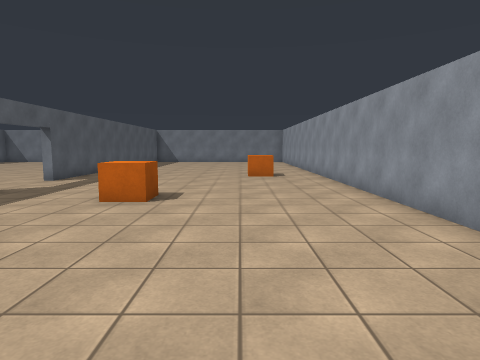
view 1 (above)

21 first-person views from a walk through a 3-D level made in the Unity game engine. The camera is 1.4 m above the floor, tilts 6° down and sees 75° across. The floor is counted in squares, 1 m on a side. Each view is taken from the middle of a square. On the plan, view 1 faces up. The plan holds only what a view shows up to about 14 squares ahead; the rest is blank. Surface patterns are stand-ins for the level's own textures.

view 2
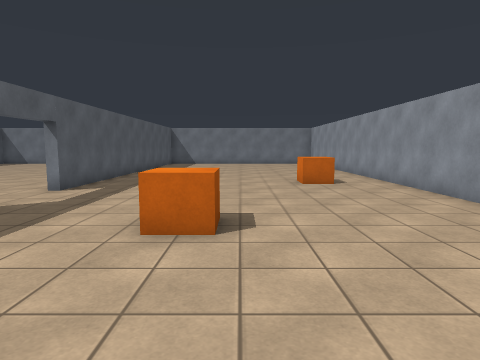

view 3
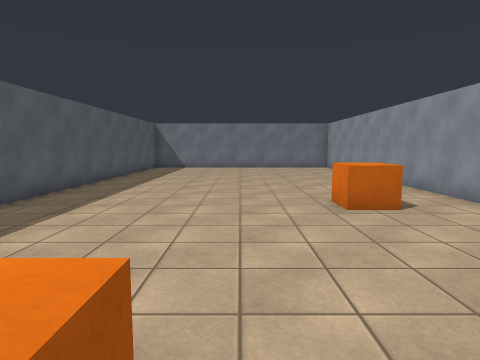

view 4
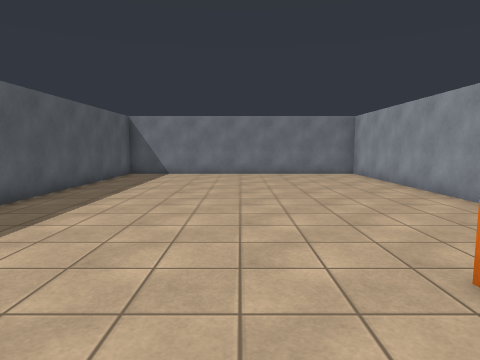

view 5
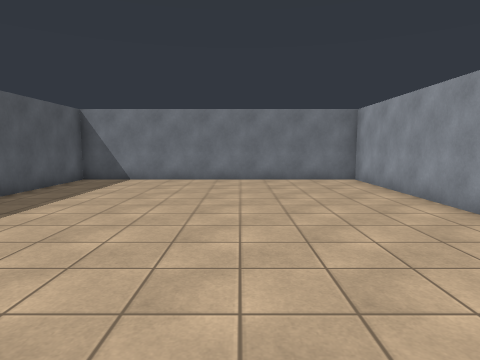

view 6
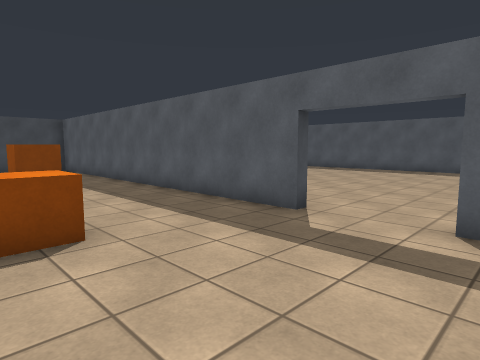

view 7
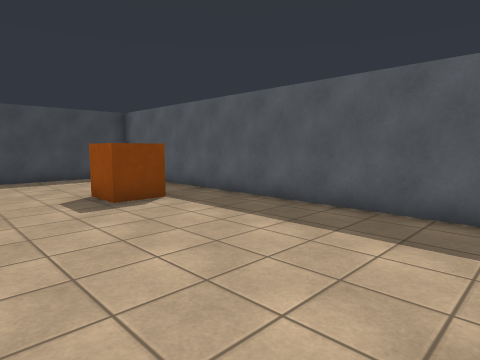

view 8
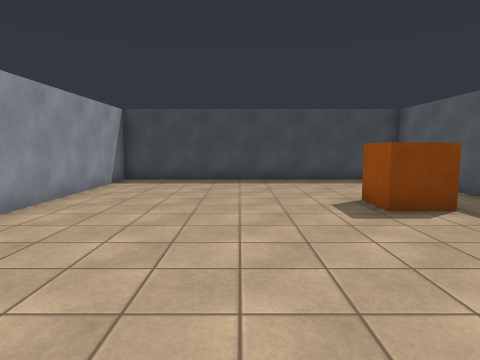

view 9
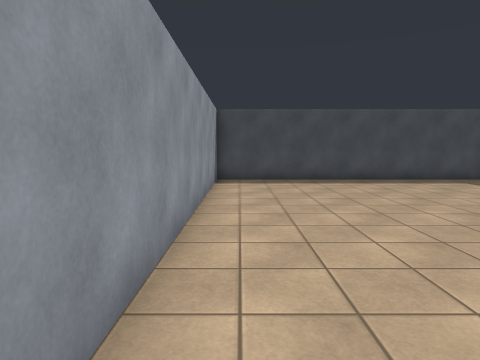

view 10
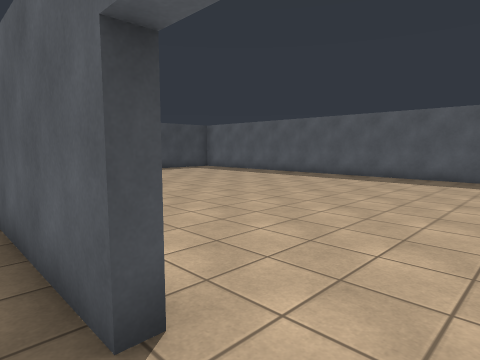

view 11
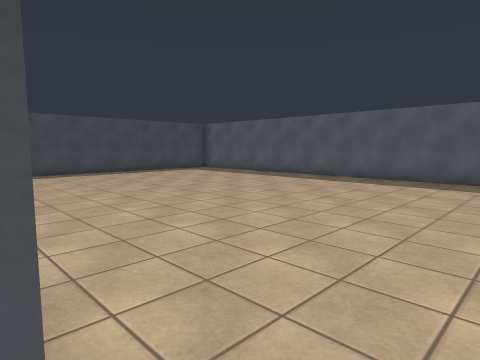

view 12
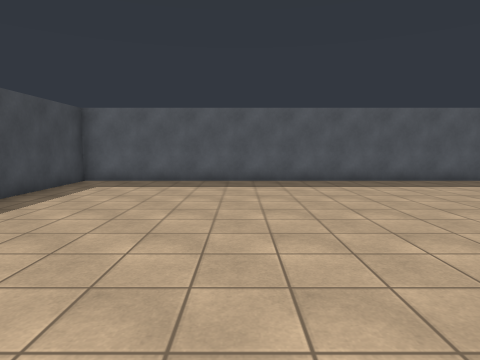

view 13
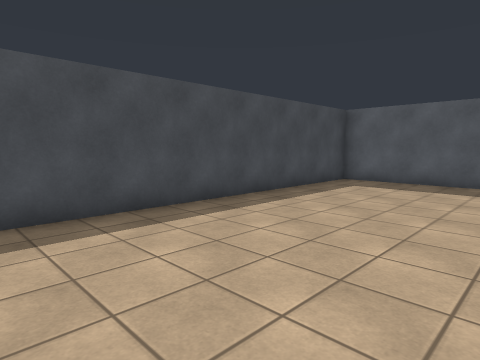

view 14
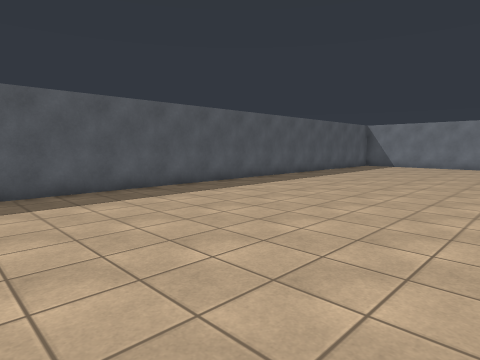

view 15
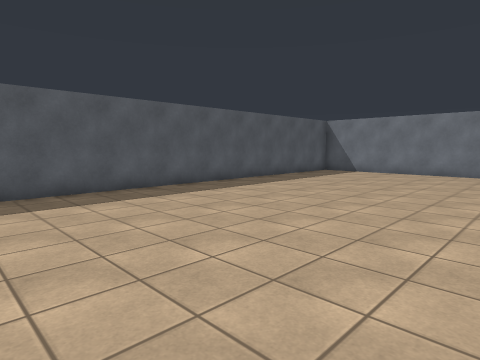

view 16
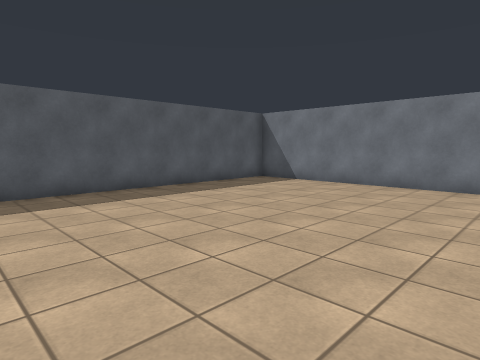

view 17
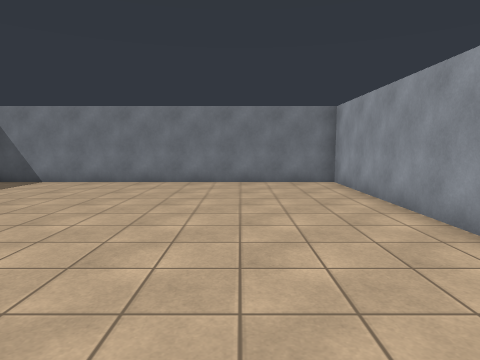

view 18
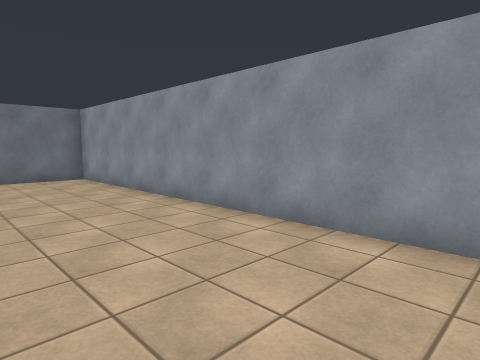

view 19
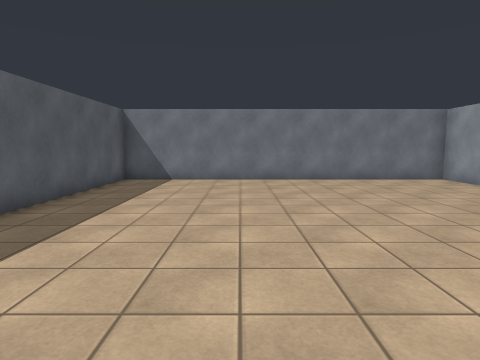

view 20
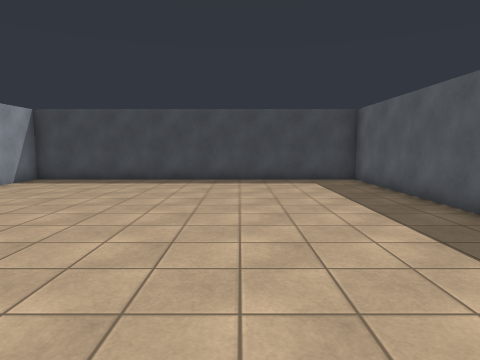

view 21
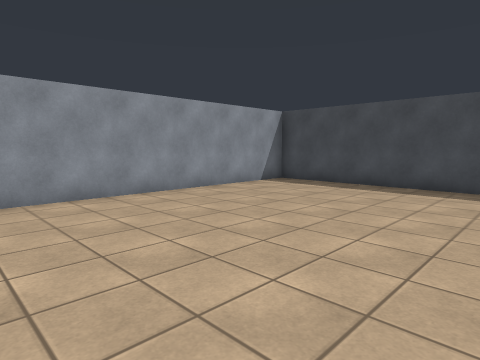

### Floor plan
Points are (right, up) in squares from view 1. A wall is a line through its corners. A room is listed if a view was taken in it or the views show most of it. See-through windows are left out.
Room 1 (views 1, 2, 3, 4, 5, 6, 7, 8, 9, 10, 11)
walls: (-8.2, 10) (-7.8, 10) (-7.8, -6.5) (4, -6.5) (4, 29.5) (-7.8, 29.5) (-7.8, 13) (-8.2, 13)
ways out: opening at (-8, 12) to room 2
objects: other object (-6, -1) to (-4, 0); other object (-3, 8) to (-3, 9); other object (1, 15) to (1, 16)
Room 2 (views 12, 13, 14, 15, 16, 17, 18, 19, 20, 21)
walls: (-8.2, 15.5) (-8.2, 29.5) (-22, 29.5) (-22, -6.5) (-8.2, -6.5) (-8.2, 4)
ways out: opening at (-8, 12) to room 1

Positions as (right, up) in squares from view 1, and headings:
1: (0, 0), facing up
2: (-2, 3), facing up
3: (-2, 8), facing up
4: (-2, 13), facing up
5: (-1, 16), facing up
6: (-2, 14), facing down-left
7: (-1, 8), facing down-left
8: (-1, 7), facing down
9: (3, 7), facing down
10: (-7, 12), facing down-left
11: (-8, 11), facing down-left
12: (-9, 0), facing left
13: (-9, 0), facing down-left
14: (-12, 6), facing up-left
15: (-12, 12), facing up-left
16: (-12, 18), facing up-left
17: (-12, 17), facing up
18: (-13, 15), facing up-right
19: (-17, 16), facing up
20: (-17, 7), facing down
21: (-17, 5), facing down-right
